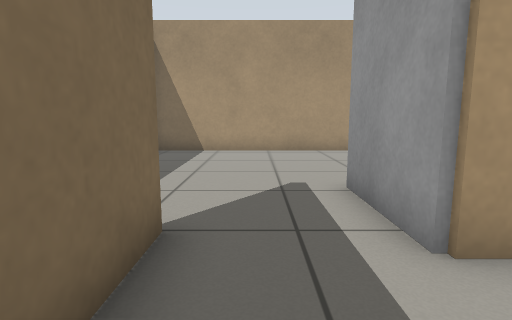
view 1 (above)

14 first-person views from a walk through a world built for the Gazebo simulator. The camera is 0.67 m above the floor, tilts 8° down and sees 80° across. The floor is counted in squares, 0.5 m on a side. Each view is taken from the middle of a square. On the plan, view 1 faces up. The plan holds only what a view shows up to about 14 squares ahead; the rest is blank.

view 2
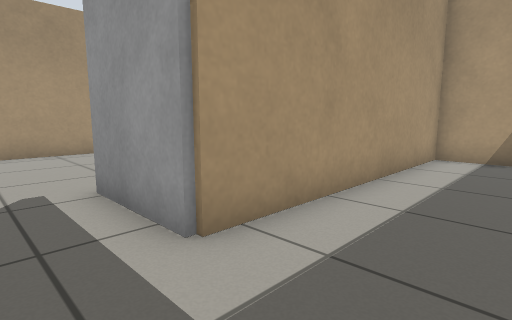

view 3
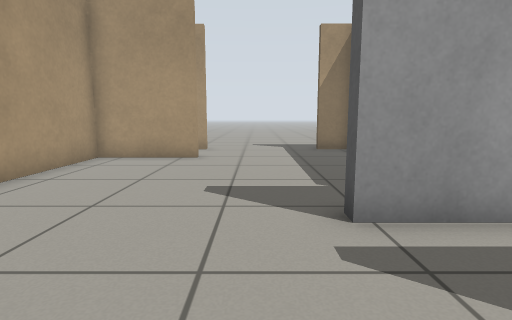

view 4
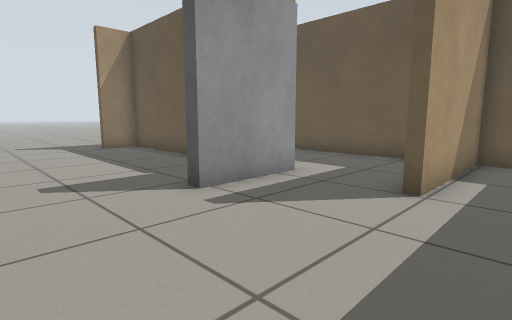

view 5
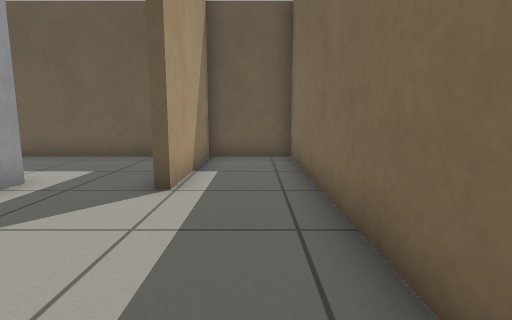

view 6
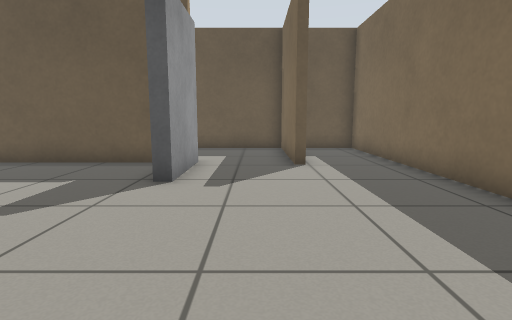

view 7
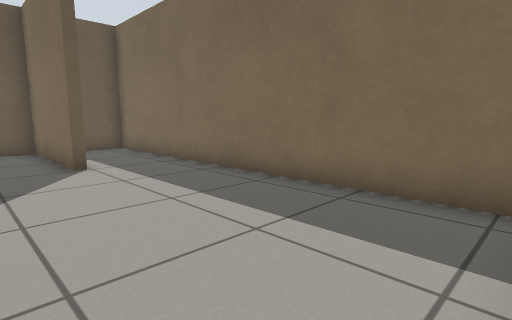

view 8
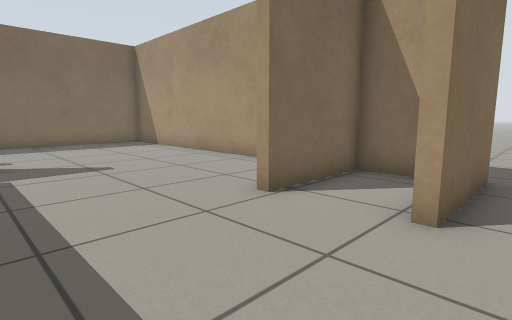

view 9
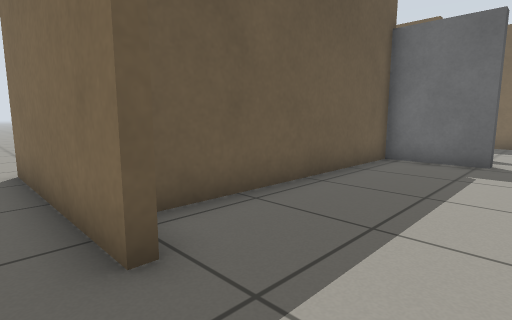

view 10
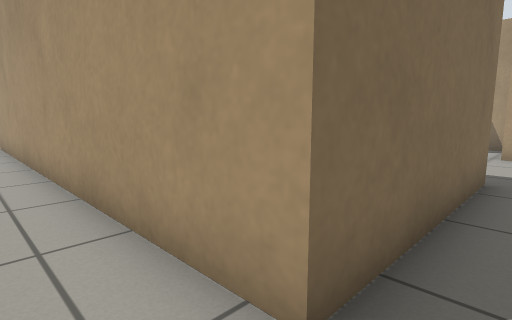

view 11
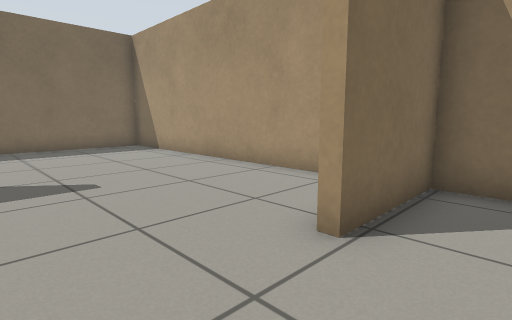

view 12
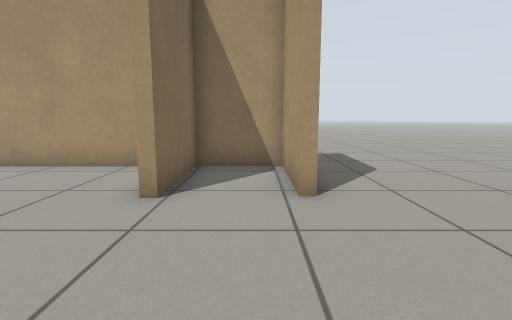

view 13
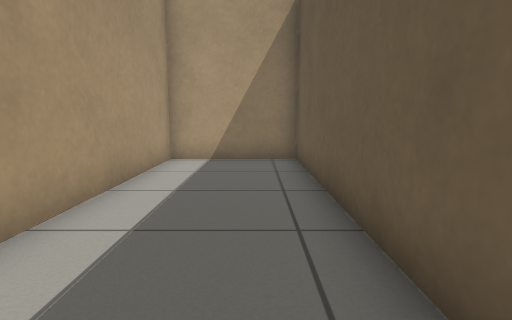

view 14
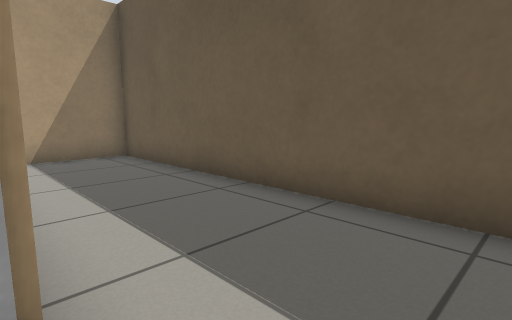

### Floor plan
Points are (right, up) in squares from view 1. A wall is a line through its corners. A room is listed if a view was taken in it or the views show most of it. See-through windows are left out.
Room 1 (views 1, 2, 13, 14)
walls: (-1.1, 3.4) (-1.1, -1.3) (10.7, -1.3) (10.7, 2.7) (1.9, 2.7)
ways out: opening at (0.5, 3) to room 2
Room 2 (views 3, 4, 5, 6, 7, 8, 9, 11, 12)
walls: (2.1, 3) (10.7, 3) (10.7, 4.4) (11, 4.4) (11, -1.6); (8.1, 8.9) (8.1, 12.3) (-4, 12.3); (11, 9) (10.7, 9) (10.7, 12.3) (8.4, 12.3) (8.4, 8.9); (-4.2, 11.9) (-4.2, -1.3) (-1.4, -1.3) (-1.4, 3.4) (-1.1, 3.4)
ways out: opening at (0.5, 3) to room 1; opening at (12, -1) to room 3; opening at (12, 10)
objects: door leaf (2, 4) to (2, 6)
Room 3 (view 10)
walls: (11, -1.6) (-4.3, -1.6)
ways out: opening at (12, -1) to room 2

Where each view was taken, in squares from view 1:
view 1: 0 up, 0 right, facing up
view 2: 0 up, 0 right, facing up-right
view 3: 7 up, 2 left, facing right
view 4: 9 up, 3 left, facing down-right
view 5: 9 up, 3 left, facing down
view 6: 12 up, 0 right, facing down
view 7: 12 up, 1 right, facing down-left
view 8: 5 up, 12 right, facing up-left
view 9: 7 up, 12 right, facing down-left
view 10: 3 down, 12 right, facing up-left
view 11: 6 up, 10 right, facing up-left
view 12: 4 up, 10 right, facing up
view 13: 0 up, 1 right, facing right
view 14: 3 up, 0 right, facing down-right
